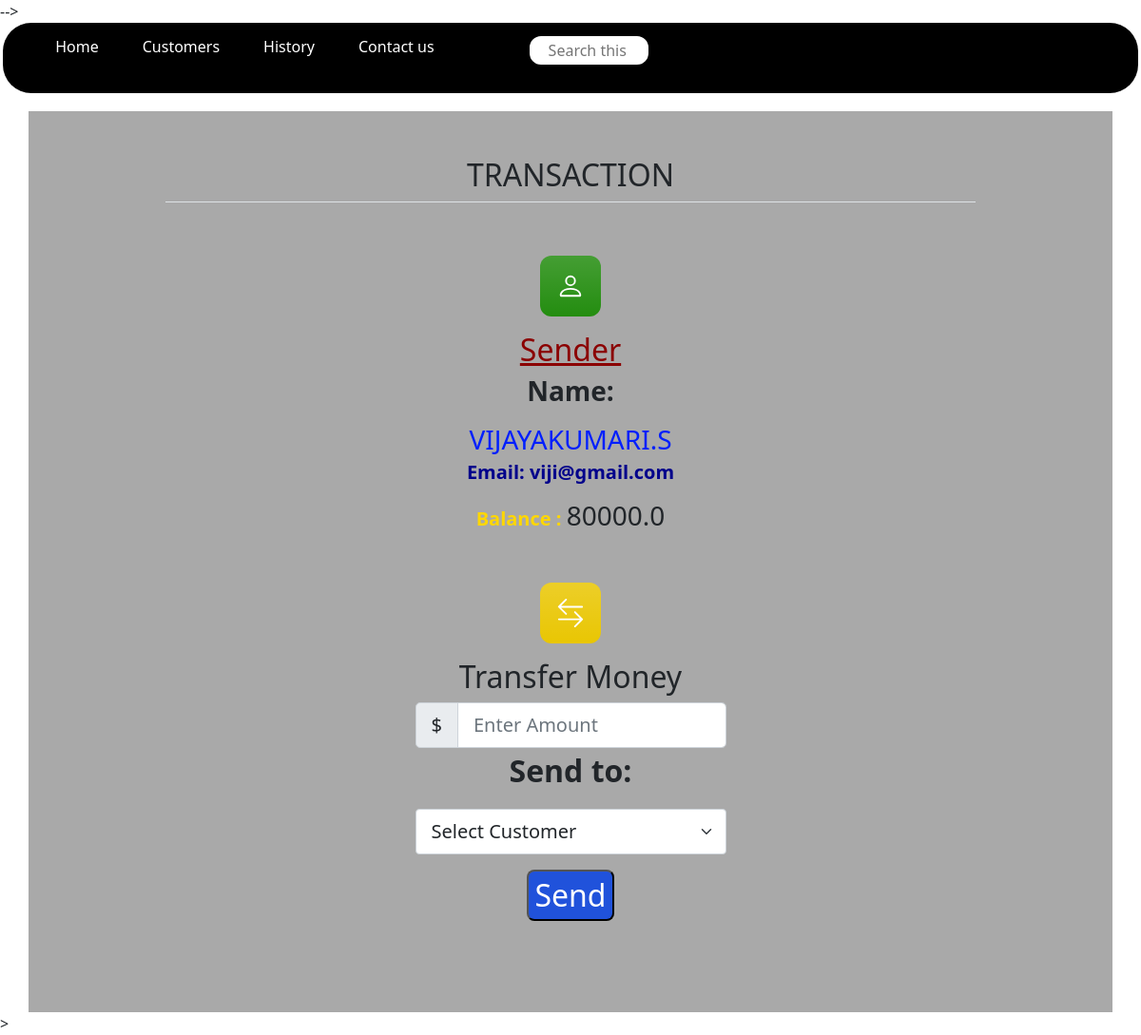
The page /customer/profile/15 on the database its author committed.
### CUSTOMERS/models.py (models this page shows, shortened)
class customer(models.Model):
    idd = models.IntegerField(default=0)
    name = models.CharField(max_length=50)
    email = models.EmailField(max_length=100)
    balance = models.FloatField()

### CUSTOMERS/views.py (the view, shortened to what this page needs)
# urls.py: path('profile/<int:cust_id>',views.profile,name='profile'),
def profile(request,cust_id):
    sender = customer.objects.get(id=cust_id)
    return render(request,'profile.html',{'customer_list':all_customer_list, 'sender':sender})

### templates/profile.html (shortened to what this page needs)
{% load static %}
<!doctype html>
<html lang="en">
<head>
  <link href="/docs/5.0/dist/css/bootstrap.min.css" rel="stylesheet"
>
  <link href="https://cdn.jsdelivr.net/npm/bootstrap@5.0.0-beta3/dist/css/bootstrap.min.css" rel="stylesheet"
>
  <link href="{% static 'css/heavy.css'%}" rel="stylesheet">
  <link href="{% static 'css/dom.css'%}" rel="stylesheet">
  <link href="{% static 'css/profile.css'%}" rel="stylesheet">
</head>
<body>
  <header style="padding: 0rem 0.2rem 1.2rem;">
    <nav class="navbar" style="padding:initial"; >
      <ul>
        <li><a href="/">Home</a></li>
        <li><a href="{% url 'customer:customer_list' %}">Customers</a></li>
        <li><a href="{% url 'customer:history' %}">History</a></li>
        <li><a href="#">Contact us</a></li>
        <div class="search" style="float:left;">
          <input type="text" name="search" id="search" placeholder="Search this website">
        </div>
      </ul>
    </nav>
  </header>
  <div style="height: 70px; position:fixed; bottom:0; width:100%;">
  </div>
  <div class="container py-5 new_style" id="featured-3">
    <h2 class="pb-2 border-bottom">TRANSACTION</h2>
    <div class="row g-5 py-5" id="dheeraj">
      <div class="feature col-md-5">
        <div class="feature-icon bg-gradient" id="icon1">
        </div>
        <h2 style="color: darkred; text-decoration: underline">Sender</h2>
        <h3 style="font-weight:bold;"> Name: </h3>
        <h3 id="sender" style="display:inline;">{{sender.name}}</h3>
        <h5 id="email"style="font-weight: bold;color: darkblue;">Email: {{sender.email}}</h5>
        <h5 style="font-weight:bold;  display:inline; color:gold">Balance : </h5>
        <h3 style="display:inline;">{{sender.balance}}</h3>
      </div>
      <div class="feature col-md-5">
        <div class="feature-icon  bg-gradient" id="icon2">
        </div>
        <h2>Transfer Money</h2>
        <form method="POST">
          <div class="input-group input-group-lg">
            <span class="input-group-text">$</span>
            <input type="text" class="form-control" aria-label="Sizing example input"
              aria-describedby="inputGroup-sizing-lg" name="amount_transfer" placeholder="Enter Amount">
          </div>
          <p>Send to:</p>
          <select class="form-select form-select-lg mb-3" aria-label=".form-select-lg example" name="receiver">
            <option selected>Select Customer</option>
          </select>
          <button id="but" class="but" type="submit">Send</button>
        </form>
      </div>
    </div>
  </div>
</body>>
</body>
</html>

### static/css/dom.css (style rules this page uses)
.navbar { background-color: black; border-radius: 30px; }
.navbar ul { overflow: auto; }
.navbar li { float:left; list-style: none; margin: 13px 20px; }
.navbar li a { padding: 3px 3px; text-decoration: none; color: white; }
.search { float: right; color: white; padding: 12px 75px; }
.navbar input { border: 2px solid black; border-radius: 14px; padding: 3px 20px; width: 129px; }
.container { padding: 0.5rem 9rem; font-weight: bold; font-size: 2rem; text-align: center; }

### static/css/profile.css (style rules this page uses)
.bi { vertical-align: -.125em; fill: currentColor; }
.feature-icon { display: inline-flex; align-items: center; justify-content: center; width: 4rem; height: 4rem; margin-bottom: 1rem; font-size: 2rem; color: #fff; border-radius: .75rem; }

### templates/profile.html (style rules this page uses)
body { background-image: url('/static/BACKGROUND_3.jpg'); background-size: 100% 100%; background-repeat: no-repeat; }
.but { background-color: rgb(32, 82, 219); border-radius: .5rem; color: white; }
#dheeraj { flex-direction: column; align-content: center; }
#icon1 { background-color: #248d10; }
#icon2 { background-color: rgb(233, 198, 3); }
.new_style { background-color: darkgray; }
#sender { color: #001fff; text-transform: uppercase; }

### rows shown on the page
customer: name "VIJAYAKUMARI.S", email "viji@gmail.com", balance "80000.0"
